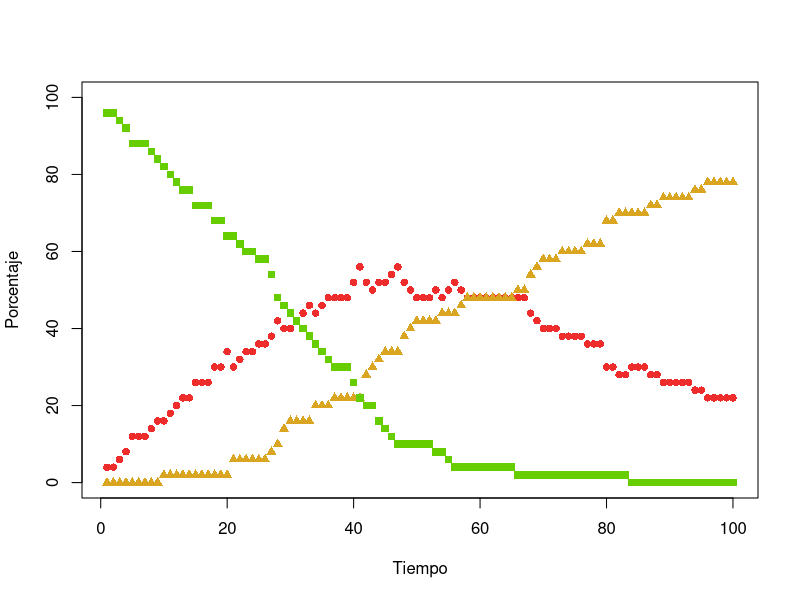
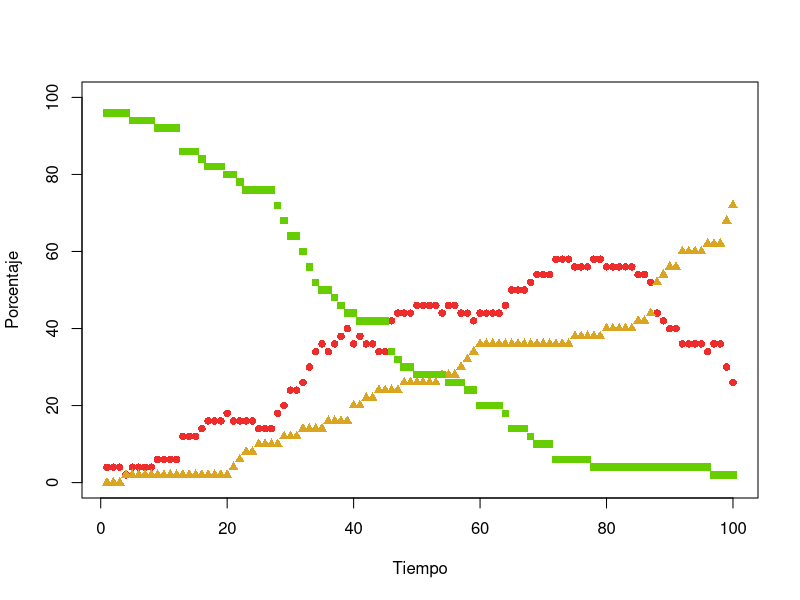
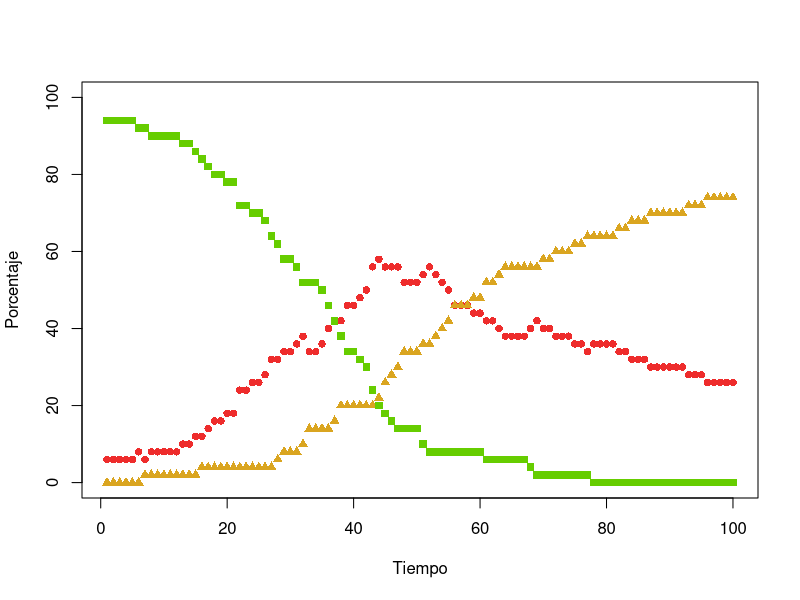
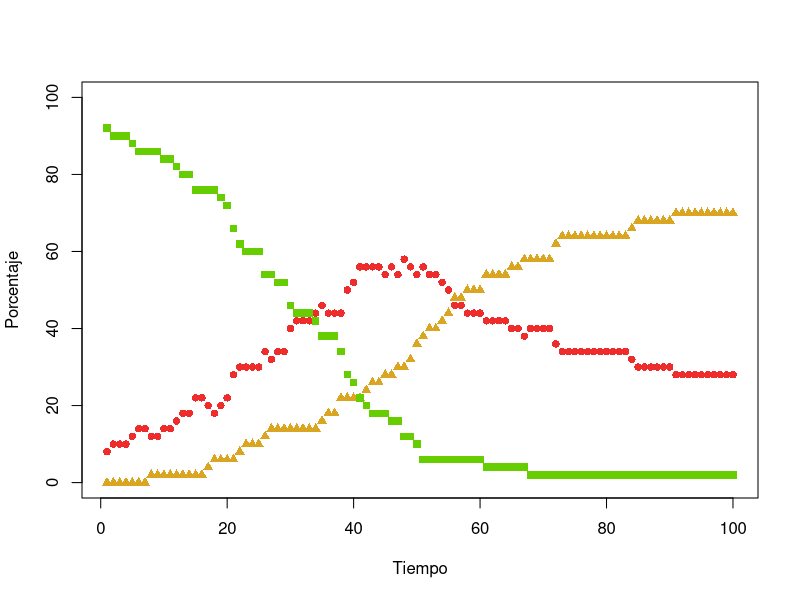
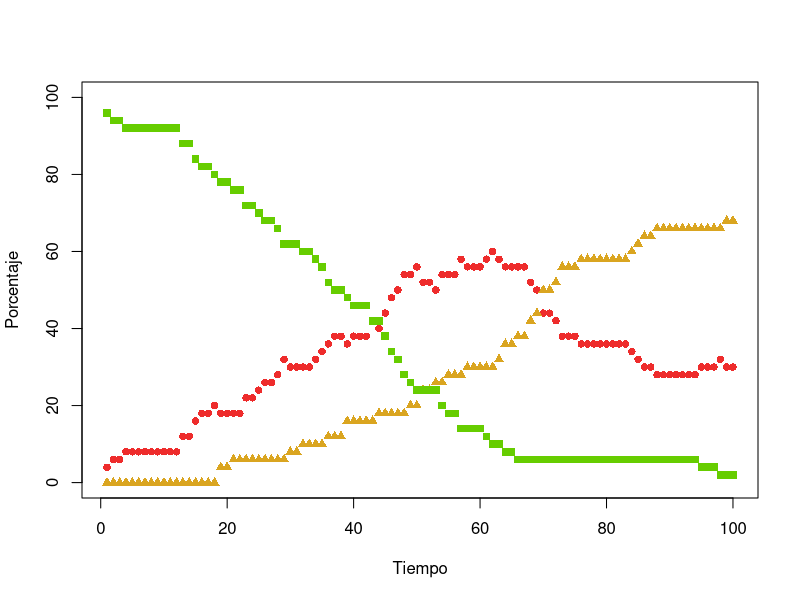
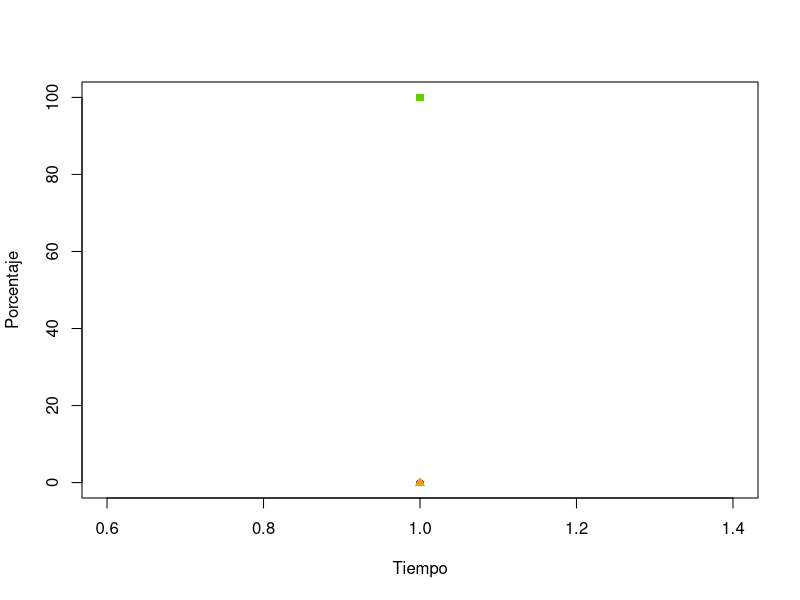
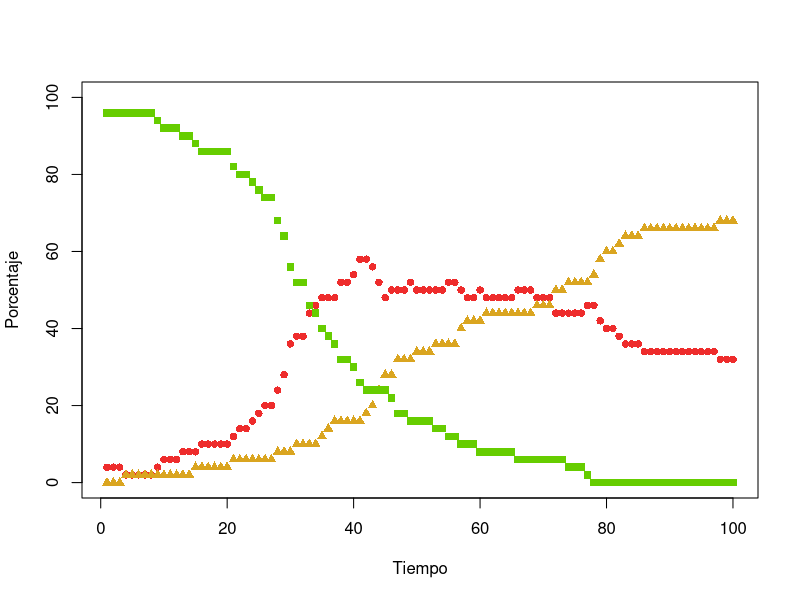

Recreate these plots in R, in order. (Note: a time limit stopped this script after it produced the figures.)
l <- 1.5
n <- 50
pi <- 0.05
pr <- 0.02
v <- l / 30
impr = FALSE
r <- 0.1
tmax <- 100
replicas = 30
exper = data.frame(rep = numeric(), time=numeric(),pi=numeric(), mi=numeric()  )

digitos <- floor(log(tmax, 10)) + 1

for(rep in 1:replicas){

    inic = proc.time()
    agentes <- data.frame(x = double(), y = double(), dx = double(), dy = double(), estado  = character())
    for (i in 1:n) {
        e <- "S"
        if (runif(1) < pi) {
            e <- "I"
        }
        agentes <- rbind(agentes, data.frame(x = runif(1, 0, l), y = runif(1, 0, l),
                                             dx = runif(1, -v, v), dy = runif(1, -v, v),
                                             estado = e))
        levels(agentes$estado) <- c("S", "I", "R")
    }
    epidemia <- integer()
    inmunes <- integer()
    saludables <- integer()

    for (tiempo in 1:tmax) {
        infectados <- dim(agentes[agentes$estado == "I",])[1]
        epidemia <- c(epidemia, infectados)
        recuperados <- nrow(agentes[agentes$estado == "R",])
        inmunes <- c(inmunes, recuperados)
        sanos <- nrow(agentes[agentes$estado == "S",])
        saludables <- c(saludables, sanos)

        if (infectados == 0) {
            break
        }
        contagios <- rep(FALSE, n)
        for (i in 1:n) { # posibles contagios
            a1 <- agentes[i, ]
            if (a1$estado == "I") { # desde los infectados
                for (j in 1:n) {
                    if (!contagios[j]) { # aun sin contagio
                        a2 <- agentes[j, ]
                        if (a2$estado == "S") { # hacia los susceptibles
                            dx <- a1$x - a2$x
                            dy <- a1$y - a2$y
                            d <- sqrt(dx^2 + dy^2)
                            if (d < r) { # umbral
                                p <- (r - d) / r
                                if (runif(1) < p) {
                                    contagios[j] <- TRUE
                                }
                            }
                        }
                    }
                }
            }
        }
        for (i in 1:n) { # movimientos y actualizaciones
            a <- agentes[i, ]
            if (contagios[i]) {
                a$estado <- "I"
            } else if (a$estado == "I") { # ya estaba infectado
                if (runif(1) < pr) {
                    a$estado <- "R" # recupera
                }
            }
            a$x <- a$x + a$dx
            a$y <- a$y + a$dy
            if (a$x > l) {
                a$x <- a$x - l
            }
            if (a$y > l) {
                a$y <- a$y - l
            }
            if (a$x < 0) {
                a$x <- a$x + l
            }
            if (a$y < 0) {
                a$y <- a$y + l
            }
            agentes[i, ] <- a
        }
        aS <- agentes[agentes$estado == "S",]
        aI <- agentes[agentes$estado == "I",]
        aR <- agentes[agentes$estado == "R",]
        tl <- paste(tiempo, "", sep="")
        if(impr){
            while (nchar(tl) < digitos) {
                tl <- paste("0", tl, sep="")
            }
            salida <- paste("p6_t", tl, ".png", sep="")
            tiempo <- paste("Paso", tiempo)
            png(salida)
            plot(l, type="n", main=tiempo, xlim=c(0, l), ylim=c(0, l), xlab="x", ylab="y")
            if (dim(aS)[1] > 0) {
                points(aS$x, aS$y, pch=15, col="chartreuse3", bg="chartreuse3")
            }
            if (dim(aI)[1] > 0) {
                points(aI$x, aI$y, pch=16, col="firebrick2", bg="firebrick2")
            }
            if (dim(aR)[1] > 0) {
                points(aR$x, aR$y, pch=17, col="goldenrod", bg="goldenrod")
            }
            graphics.off()
        }
    }
    exper = rbind(exper, c(rep,(proc.time()- inic)[3], pi, max(epidemia)*100/n))
    colnames(exper)=c("rep","time")
    png(paste("images/p6eo", rep, ".png",sep=""), width=1800, height=900)
    plot(1:length(epidemia), 100 * epidemia / n, pch=16 , col="firebrick2", ylim=c(0,100), xlab="Tiempo", ylab="Porcentaje")
    points(1:length(inmunes), 100 *inmunes / n, pch=17, col="goldenrod")
    points(1:length(saludables), 100 *saludables / n, pch=15, col="chartreuse3")

    graphics.off()
}
colnames(exper) = c("rep", "time", "pi", "mi")
write.csv(exper, "datoseo.csv")
print(exper)
